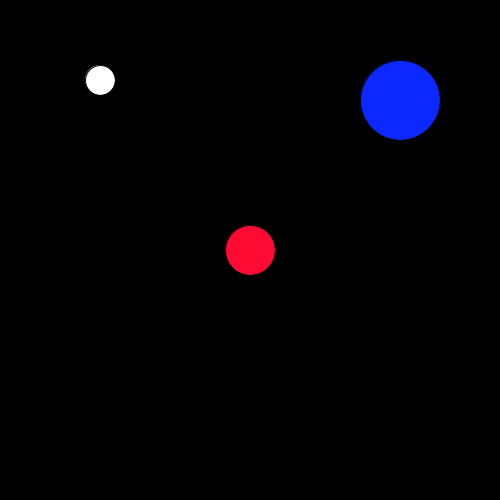
Frame 1 (no input)
Frame 60 (the mouse pressed at the canvas centre just before this capture): identical to frame 1, image omitted
Frame 120 (the mouse held since frame 60 and released just before this capture): identical to frame 1, image omitted

The Processing sketch that drew this single still picture (run headless with seeded random() and noise(); from frame 60 on, the mouse is pressed at the canvas centre):

// Processing sketch: Array01
// ── Array01.pde
/*
These lessons are based, copied and sometimes modified from the following repos:
visiophone/LSI
jeffThompson/ProcessingTeachingSketches

also from Daniel Shifmann Learning Processing and
his multiple cool stuff online
*/

//declare array
int[] stuff = new int[3];

void setup ()
{
  size(500,500);
  smooth();
  //initialize array
  stuff[0] = 30; // The first element of the array equals 8
  stuff[1] = 50; // The second element of the array equals 3
  stuff[2] = 80; // The third element of the array equals 1
}

void draw()
{
  background(0);
  fill(255);
  ellipse(100,80,stuff[0],stuff[0]);
  fill(255,10,50);
  ellipse(250,250,stuff[1],stuff[1]);
  fill(10,40,255);
  ellipse(400,100,stuff[2],stuff[2]);
}
